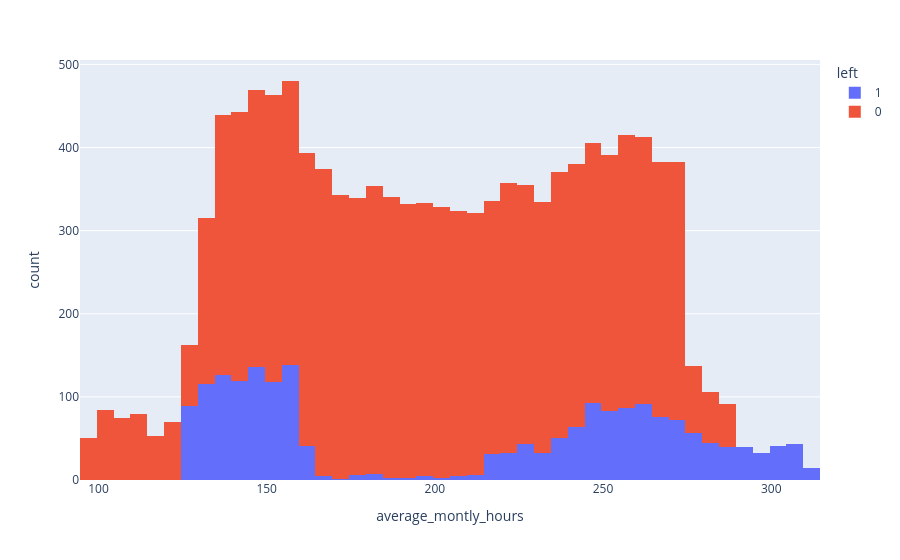

Notebook source saved alongside this figure:
### Markdown cell above
Bins:
0 - 125

125 - 165

165 - 225

225 - 290

> 290 deffo leaving

### Code cell
import plotly.express as px

px.histogram(df, x="average_montly_hours", color="left")

### Figure 1 — Plotly figure (JSON) as saved in the notebook; plotly's stock layout.template omitted (floating-point values rounded to 4 significant figures; data arrays with more than 128 entries replaced by an {"elided": "..."} marker saying what was removed)
{"data": [{"bingroup": "x", "hovertemplate": "left=1<br>average_montly_hours=%{x}<br>count=%{y}<extra></extra>", "legendgroup": "1", "marker": {"color": "#636efa", "pattern": {"shape": ""}}, "name": "1", "orientation": "v", "showlegend": true, "type": "histogram", "x": {"elided": "1991 int values"}, "xaxis": "x", "yaxis": "y"}, {"bingroup": "x", "hovertemplate": "left=0<br>average_montly_hours=%{x}<br>count=%{y}<extra></extra>", "legendgroup": "0", "marker": {"color": "#EF553B", "pattern": {"shape": ""}}, "name": "0", "orientation": "v", "showlegend": true, "type": "histogram", "x": {"elided": "10000 int values"}, "xaxis": "x", "yaxis": "y"}], "layout": {"barmode": "relative", "legend": {"title": {"text": "left"}, "tracegroupgap": 0}, "margin": {"t": 60}, "xaxis": {"anchor": "y", "domain": [0, 1], "title": {"text": "average_montly_hours"}}, "yaxis": {"anchor": "x", "domain": [0, 1], "title": {"text": "count"}}}}
